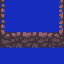

A 2D game scene composited from a Tiled map and its tileset images. What follows is a short description and the map's XML, with every tile layer's data as written:
An orthogonal 4x4 tile map with 16x16 px tiles, 1 tile layer (Tiles_Walls).

<map version="1.0" tiledversion="1.0.3" orientation="orthogonal" renderorder="right-down" width="4" height="4" tilewidth="16" tileheight="16" backgroundcolor="#162cbc" nextobjectid="1">
 <tileset firstgid="1" name="t_dirtwall" tilewidth="32" tileheight="32" tilecount="18" columns="9">
  <image source="../sprites/s_dirtwall_tileset/78fdc198-a56c-439c-8acd-a8ffdc86fce0.png" trans="ff00ff" width="288" height="64" />
 </tileset>
 <layer name="Tiles_Walls" width="4" height="4">
  <data encoding="csv">
11,0,6,0,
0,0,0,0,
4,0,3,0,
0,0,0,0
</data>
 </layer>
</map>
